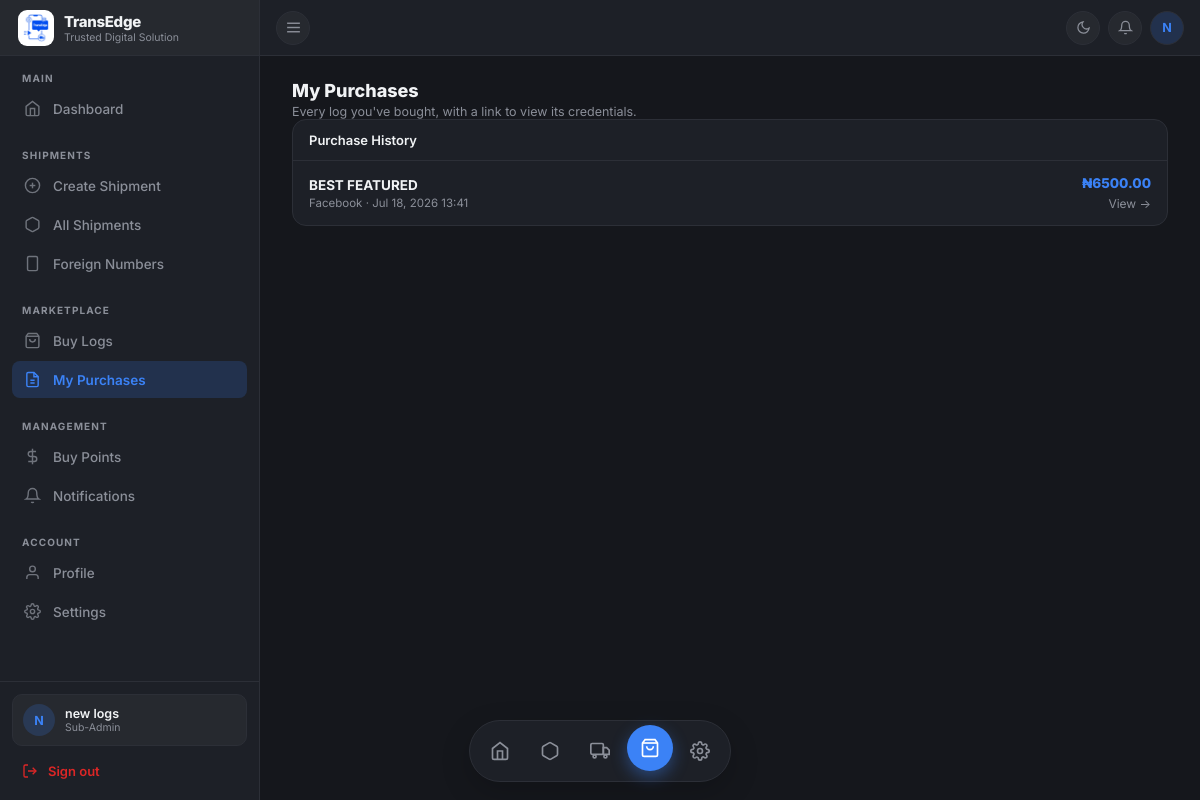
The page /shipping/buy-logs/purchases/ (signed in) on the database as committed earlier.
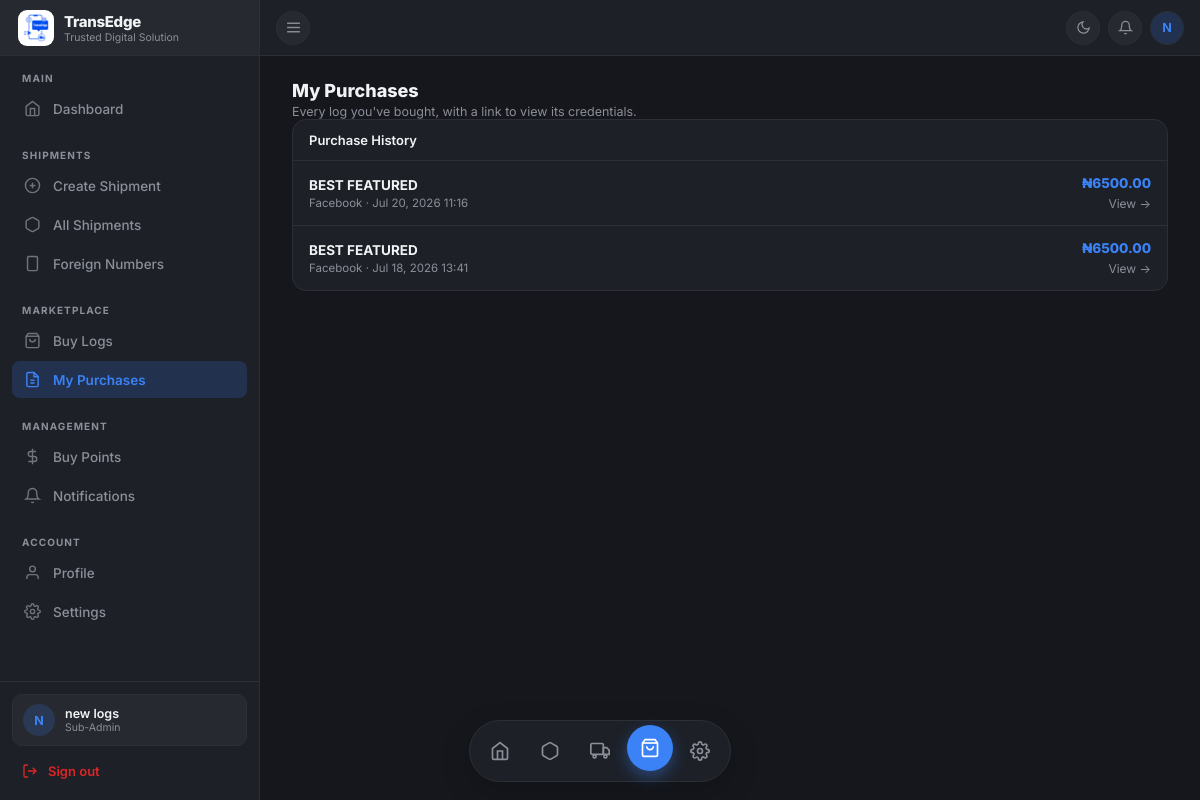
The same page on the database as committed later.
### Business/models.py (models this page shows, shortened)
class Purchase(models.Model):
    id        = models.UUIDField(primary_key=True, default=uuid.uuid4, editable=False)
    buyer     = models.ForeignKey(
        settings.AUTH_USER_MODEL, on_delete=models.CASCADE,
        related_name="log_purchases",
    )
    product   = models.ForeignKey(
        BuyLogs, on_delete=models.CASCADE, related_name="purchases"
    )
    log       = models.OneToOneField(
        BuyLogDetails, on_delete=models.CASCADE, related_name="purchase"
    )
    account   = models.ForeignKey(
        Account, on_delete=models.SET_NULL, null=True,
        related_name="log_purchases",
        help_text="Wallet the purchase was debited from.",
    )
    amount        = models.DecimalField(max_digits=10, decimal_places=2)
    purchased_at  = models.DateTimeField(auto_now_add=True)
    class Meta:
        ordering = ["-purchased_at"]

class BuyLogs(models.Model):
    id          = models.UUIDField(primary_key=True, default=uuid.uuid4, editable=False)
    category    = models.ForeignKey(Category, on_delete=models.PROTECT, related_name="products")
    title       = models.CharField(max_length=200)
    image       = models.ImageField(upload_to="categories/")
    description = models.TextField()
    price       = models.DecimalField(max_digits=10, decimal_places=2)
    active      = models.BooleanField(default=True)
    created_at  = models.DateTimeField(auto_now_add=True)
    updated_at  = models.DateTimeField(auto_now=True)
    class Meta:
        ordering = ["category", "title"]
        verbose_name = "Log Product"
        verbose_name_plural = "Log Products"

class Category(models.Model):
    name       = models.CharField(max_length=50, unique=True)
    slug       = models.SlugField(max_length=60, unique=True, blank=True)
    icon       = models.CharField(max_length=60, blank=True, help_text="Font Awesome class, e.g. 'fab fa-facebook'")
    is_active  = models.BooleanField(default=True)
    order      = models.PositiveIntegerField(default=0)
    created_at = models.DateTimeField(auto_now_add=True)
    class Meta:
        ordering = ["order", "name"]
        verbose_name_plural = "Categories"

### Business/views.py (the view)
# urls.py: path("buy-logs/purchases/", views.my_purchases, name="buy-logs-my-purchases"),
@sub_admin_required
def my_purchases(request):
    purchases = (
        Purchase.objects
        .filter(buyer=request.user)
        .select_related("product", "log")
    )
    return render(request, "buy_logs/my_purchases.html", {"purchases": purchases})

### Business/context_processors.py (called while the page is built)
def unread_notifications(request):
    user = getattr(request, "user", None)
    if not user or not user.is_authenticated or user.role != User.Role.SUB_ADMIN:
        return {"unread_notifications": 0}
    unread_private = Notification.objects.filter(
        recipient=user, is_read=False
    ).count()
    read_public_ids = NotificationRead.objects.filter(
        user=user
    ).values_list("notification_id", flat=True)
    unread_public = Notification.objects.filter(
        is_public=True, recipient__isnull=True
    ).exclude(id__in=read_public_ids).count()
    return {"unread_notifications": unread_private + unread_public}

def branding(request):
    ref = request.session.get("active_referral_code")
    profile = SubAdminProfile.objects.filter(referral_code=ref).first() if ref else None
    settings_ctx = (
        SubAdminSiteSettings.for_user(profile.user) if profile
        else default_settings_context()
    )
    return {
        "settings": settings_ctx,
        "profile": profile,
        "testimonials": Testimonial.objects.filter(is_active=True).order_by("sort_order"),
        "gallery_images": BrandGalleryImage.objects.filter(is_active=True).order_by("sort_order"),
    }

### Business/templates/buy_logs/my_purchases.html (shortened to what this page needs)
{% extends "admin/subadmin/base.html" %}
{% block content %}
<div class="page-head">
  <h1>My Purchases</h1>
  <p>Every log you've bought, with a link to view its credentials.</p>
</div>
<div class="section">
  <div class="section-header">
    <h3>Purchase History</h3>
  </div>
  {% for purchase in purchases %}
  <a href="{% url 'buy-logs-receipt' pk=purchase.pk %}" class="purchase-row">
    <div class="purchase-main">
      <div class="purchase-title">{{ purchase.product.title }}</div>
      <div class="purchase-meta">{{ purchase.product.category.name }} · {{ purchase.purchased_at|date:"M d, Y H:i" }}</div>
    </div>
    <div class="purchase-right">
      <div class="purchase-amount">₦{{ purchase.amount|floatformat:2 }}</div>
      <span class="purchase-arrow">View →</span>
    </div>
  </a>
  {% empty %}
  <div class="empty-cell">You haven't bought any logs yet.</div>
  {% endfor %}
</div>
{% endblock %}

Rows that differ between the two databases and show on the page:
added Purchase: product "BEST FEATURED", product.category.name "Facebook", purchased_at "Jul 20, 2026 11:16", amount "6500.00"
